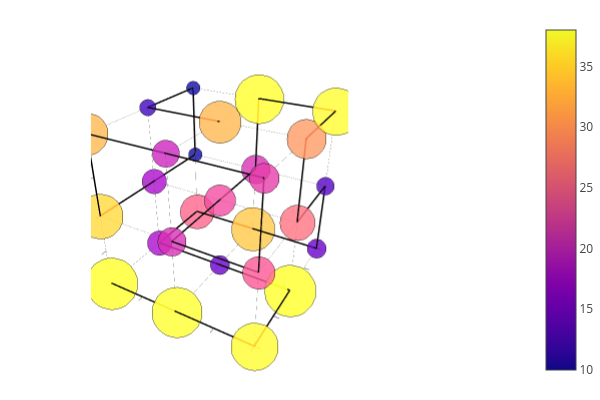

The code cell stored with this chart in its notebook:
### Code cell
plot_cube_with_mutations_on_sphere(x, y, z, lx, ly, lz, PATHS[target_number], n_mutations_per_position)

### Figure 1 — Plotly figure (JSON) as saved in the notebook; plotly's stock layout.template omitted (floating-point values rounded to 4 significant figures; data arrays with more than 128 entries replaced by an {"elided": "..."} marker saying what was removed)
{"data": [{"colorbar": {"len": 0.9803, "title": "", "x": 0.6634, "y": 0.5}, "legendgroup": "", "line": {"color": "rgba(0, 0, 0, 0.500)", "dash": "solid", "shape": "linear", "width": 0.5}, "mode": "lines", "name": "", "scene": "scene", "showlegend": false, "type": "scatter3d", "x": [0, 2], "xaxis": "x", "y": [0, 0], "yaxis": "y", "z": [0, 0], "zaxis": "z", "zmax": 38, "zmin": 10}, {"colorbar": {"len": 0.9803, "title": "", "x": 0.6634, "y": 0.5}, "legendgroup": "", "line": {"color": "rgba(0, 0, 0, 0.500)", "dash": "solid", "shape": "linear", "width": 0.5}, "mode": "lines", "name": "", "scene": "scene", "showlegend": false, "type": "scatter3d", "x": [0, 0], "xaxis": "x", "y": [0, 2], "yaxis": "y", "z": [0, 0], "zaxis": "z", "zmax": 38, "zmin": 10}, {"colorbar": {"len": 0.9803, "title": "", "x": 0.6634, "y": 0.5}, "legendgroup": "", "line": {"color": "rgba(0, 0, 0, 0.500)", "dash": "solid", "shape": "linear", "width": 0.5}, "mode": "lines", "name": "", "scene": "scene", "showlegend": false, "type": "scatter3d", "x": [0, 0], "xaxis": "x", "y": [0, 0], "yaxis": "y", "z": [0, 2], "zaxis": "z", "zmax": 38, "zmin": 10}, {"colorbar": {"len": 0.9803, "title": "", "x": 0.6634, "y": 0.5}, "legendgroup": "", "line": {"color": "rgba(0, 0, 0, 0.500)", "dash": "solid", "shape": "linear", "width": 0.5}, "mode": "lines", "name": "", "scene": "scene", "showlegend": false, "type": "scatter3d", "x": [0, 2], "xaxis": "x", "y": [0, 0], "yaxis": "y", "z": [1, 1], "zaxis": "z", "zmax": 38, "zmin": 10}, {"colorbar": {"len": 0.9803, "title": "", "x": 0.6634, "y": 0.5}, "legendgroup": "", "line": {"color": "rgba(0, 0, 0, 0.500)", "dash": "solid", "shape": "linear", "width": 0.5}, "mode": "lines", "name": "", "scene": "scene", "showlegend": false, "type": "scatter3d", "x": [0, 0], "xaxis": "x", "y": [0, 2], "yaxis": "y", "z": [1, 1], "zaxis": "z", "zmax": 38, "zmin": 10}, {"colorbar": {"len": 0.9803, "title": "", "x": 0.6634, "y": 0.5}, "legendgroup": "", "line": {"color": "rgba(0, 0, 0, 0.500)", "dash": "solid", "shape": "linear", "width": 0.5}, "mode": "lines", "name": "", "scene": "scene", "showlegend": false, "type": "scatter3d", "x": [0, 0], "xaxis": "x", "y": [1, 1], "yaxis": "y", "z": [0, 2], "zaxis": "z", "zmax": 38, "zmin": 10}, {"colorbar": {"len": 0.9803, "title": "", "x": 0.6634, "y": 0.5}, "legendgroup": "", "line": {"color": "rgba(0, 0, 0, 0.500)", "dash": "solid", "shape": "linear", "width": 0.5}, "mode": "lines", "name": "", "scene": "scene", "showlegend": false, "type": "scatter3d", "x": [0, 2], "xaxis": "x", "y": [0, 0], "yaxis": "y", "z": [2, 2], "zaxis": "z", "zmax": 38, "zmin": 10}, {"colorbar": {"len": 0.9803, "title": "", "x": 0.6634, "y": 0.5}, "legendgroup": "", "line": {"color": "rgba(0, 0, 0, 0.500)", "dash": "solid", "shape": "linear", "width": 0.5}, "mode": "lines", "name": "", "scene": "scene", "showlegend": false, "type": "scatter3d", "x": [0, 0], "xaxis": "x", "y": [0, 2], "yaxis": "y", "z": [2, 2], "zaxis": "z", "zmax": 38, "zmin": 10}, {"colorbar": {"len": 0.9803, "title": "", "x": 0.6634, "y": 0.5}, "legendgroup": "", "line": {"color": "rgba(0, 0, 0, 0.500)", "dash": "solid", "shape": "linear", "width": 0.5}, "mode": "lines", "name": "", "scene": "scene", "showlegend": false, "type": "scatter3d", "x": [0, 0], "xaxis": "x", "y": [2, 2], "yaxis": "y", "z": [0, 2], "zaxis": "z", "zmax": 38, "zmin": 10}, {"colorbar": {"len": 0.9803, "title": "", "x": 0.6634, "y": 0.5}, "legendgroup": "", "line": {"color": "rgba(0, 0, 0, 0.500)", "dash": "solid", "shape": "linear", "width": 0.5}, "mode": "lines", "name": "", "scene": "scene", "showlegend": false, "type": "scatter3d", "x": [0, 2], "xaxis": "x", "y": [1, 1], "yaxis": "y", "z": [0, 0], "zaxis": "z", "zmax": 38, "zmin": 10}, {"colorbar": {"len": 0.9803, "title": "", "x": 0.6634, "y": 0.5}, "legendgroup": "", "line": {"color": "rgba(0, 0, 0, 0.500)", "dash": "solid", "shape": "linear", "width": 0.5}, "mode": "lines", "name": "", "scene": "scene", "showlegend": false, "type": "scatter3d", "x": [1, 1], "xaxis": "x", "y": [0, 2], "yaxis": "y", "z": [0, 0], "zaxis": "z", "zmax": 38, "zmin": 10}, {"colorbar": {"len": 0.9803, "title": "", "x": 0.6634, "y": 0.5}, "legendgroup": "", "line": {"color": "rgba(0, 0, 0, 0.500)", "dash": "solid", "shape": "linear", "width": 0.5}, "mode": "lines", "name": "", "scene": "scene", "showlegend": false, "type": "scatter3d", "x": [1, 1], "xaxis": "x", "y": [0, 0], "yaxis": "y", "z": [0, 2], "zaxis": "z", "zmax": 38, "zmin": 10}, {"colorbar": {"len": 0.9803, "title": "", "x": 0.6634, "y": 0.5}, "legendgroup": "", "line": {"color": "rgba(0, 0, 0, 0.500)", "dash": "solid", "shape": "linear", "width": 0.5}, "mode": "lines", "name": "", "scene": "scene", "showlegend": false, "type": "scatter3d", "x": [0, 2], "xaxis": "x", "y": [1, 1], "yaxis": "y", "z": [1, 1], "zaxis": "z", "zmax": 38, "zmin": 10}, {"colorbar": {"len": 0.9803, "title": "", "x": 0.6634, "y": 0.5}, "legendgroup": "", "line": {"color": "rgba(0, 0, 0, 0.500)", "dash": "solid", "shape": "linear", "width": 0.5}, "mode": "lines", "name": "", "scene": "scene", "showlegend": false, "type": "scatter3d", "x": [1, 1], "xaxis": "x", "y": [0, 2], "yaxis": "y", "z": [1, 1], "zaxis": "z", "zmax": 38, "zmin": 10}, {"colorbar": {"len": 0.9803, "title": "", "x": 0.6634, "y": 0.5}, "legendgroup": "", "line": {"color": "rgba(0, 0, 0, 0.500)", "dash": "solid", "shape": "linear", "width": 0.5}, "mode": "lines", "name": "", "scene": "scene", "showlegend": false, "type": "scatter3d", "x": [1, 1], "xaxis": "x", "y": [1, 1], "yaxis": "y", "z": [0, 2], "zaxis": "z", "zmax": 38, "zmin": 10}, {"colorbar": {"len": 0.9803, "title": "", "x": 0.6634, "y": 0.5}, "legendgroup": "", "line": {"color": "rgba(0, 0, 0, 0.500)", "dash": "solid", "shape": "linear", "width": 0.5}, "mode": "lines", "name": "", "scene": "scene", "showlegend": false, "type": "scatter3d", "x": [0, 2], "xaxis": "x", "y": [1, 1], "yaxis": "y", "z": [2, 2], "zaxis": "z", "zmax": 38, "zmin": 10}, {"colorbar": {"len": 0.9803, "title": "", "x": 0.6634, "y": 0.5}, "legendgroup": "", "line": {"color": "rgba(0, 0, 0, 0.500)", "dash": "solid", "shape": "linear", "width": 0.5}, "mode": "lines", "name": "", "scene": "scene", "showlegend": false, "type": "scatter3d", "x": [1, 1], "xaxis": "x", "y": [0, 2], "yaxis": "y", "z": [2, 2], "zaxis": "z", "zmax": 38, "zmin": 10}, {"colorbar": {"len": 0.9803, "title": "", "x": 0.6634, "y": 0.5}, "legendgroup": "", "line": {"color": "rgba(0, 0, 0, 0.500)", "dash": "solid", "shape": "linear", "width": 0.5}, "mode": "lines", "name": "", "scene": "scene", "showlegend": false, "type": "scatter3d", "x": [1, 1], "xaxis": "x", "y": [2, 2], "yaxis": "y", "z": [0, 2], "zaxis": "z", "zmax": 38, "zmin": 10}, {"colorbar": {"len": 0.9803, "title": "", "x": 0.6634, "y": 0.5}, "legendgroup": "", "line": {"color": "rgba(0, 0, 0, 0.500)", "dash": "solid", "shape": "linear", "width": 0.5}, "mode": "lines", "name": "", "scene": "scene", "showlegend": false, "type": "scatter3d", "x": [0, 2], "xaxis": "x", "y": [2, 2], "yaxis": "y", "z": [0, 0], "zaxis": "z", "zmax": 38, "zmin": 10}, {"colorbar": {"len": 0.9803, "title": "", "x": 0.6634, "y": 0.5}, "legendgroup": "", "line": {"color": "rgba(0, 0, 0, 0.500)", "dash": "solid", "shape": "linear", "width": 0.5}, "mode": "lines", "name": "", "scene": "scene", "showlegend": false, "type": "scatter3d", "x": [2, 2], "xaxis": "x", "y": [0, 2], "yaxis": "y", "z": [0, 0], "zaxis": "z", "zmax": 38, "zmin": 10}, {"colorbar": {"len": 0.9803, "title": "", "x": 0.6634, "y": 0.5}, "legendgroup": "", "line": {"color": "rgba(0, 0, 0, 0.500)", "dash": "solid", "shape": "linear", "width": 0.5}, "mode": "lines", "name": "", "scene": "scene", "showlegend": false, "type": "scatter3d", "x": [2, 2], "xaxis": "x", "y": [0, 0], "yaxis": "y", "z": [0, 2], "zaxis": "z", "zmax": 38, "zmin": 10}, {"colorbar": {"len": 0.9803, "title": "", "x": 0.6634, "y": 0.5}, "legendgroup": "", "line": {"color": "rgba(0, 0, 0, 0.500)", "dash": "solid", "shape": "linear", "width": 0.5}, "mode": "lines", "name": "", "scene": "scene", "showlegend": false, "type": "scatter3d", "x": [0, 2], "xaxis": "x", "y": [2, 2], "yaxis": "y", "z": [1, 1], "zaxis": "z", "zmax": 38, "zmin": 10}, {"colorbar": {"len": 0.9803, "title": "", "x": 0.6634, "y": 0.5}, "legendgroup": "", "line": {"color": "rgba(0, 0, 0, 0.500)", "dash": "solid", "shape": "linear", "width": 0.5}, "mode": "lines", "name": "", "scene": "scene", "showlegend": false, "type": "scatter3d", "x": [2, 2], "xaxis": "x", "y": [0, 2], "yaxis": "y", "z": [1, 1], "zaxis": "z", "zmax": 38, "zmin": 10}, {"colorbar": {"len": 0.9803, "title": "", "x": 0.6634, "y": 0.5}, "legendgroup": "", "line": {"color": "rgba(0, 0, 0, 0.500)", "dash": "solid", "shape": "linear", "width": 0.5}, "mode": "lines", "name": "", "scene": "scene", "showlegend": false, "type": "scatter3d", "x": [2, 2], "xaxis": "x", "y": [1, 1], "yaxis": "y", "z": [0, 2], "zaxis": "z", "zmax": 38, "zmin": 10}, {"colorbar": {"len": 0.9803, "title": "", "x": 0.6634, "y": 0.5}, "legendgroup": "", "line": {"color": "rgba(0, 0, 0, 0.500)", "dash": "solid", "shape": "linear", "width": 0.5}, "mode": "lines", "name": "", "scene": "scene", "showlegend": false, "type": "scatter3d", "x": [0, 2], "xaxis": "x", "y": [2, 2], "yaxis": "y", "z": [2, 2], "zaxis": "z", "zmax": 38, "zmin": 10}, {"colorbar": {"len": 0.9803, "title": "", "x": 0.6634, "y": 0.5}, "legendgroup": "", "line": {"color": "rgba(0, 0, 0, 0.500)", "dash": "solid", "shape": "linear", "width": 0.5}, "mode": "lines", "name": "", "scene": "scene", "showlegend": false, "type": "scatter3d", "x": [2, 2], "xaxis": "x", "y": [0, 2], "yaxis": "y", "z": [2, 2], "zaxis": "z", "zmax": 38, "zmin": 10}, {"colorbar": {"len": 0.9803, "title": "", "x": 0.6634, "y": 0.5}, "legendgroup": "", "line": {"color": "rgba(0, 0, 0, 0.500)", "dash": "solid", "shape": "linear", "width": 0.5}, "mode": "lines", "name": "", "scene": "scene", "showlegend": false, "type": "scatter3d", "x": [2, 2], "xaxis": "x", "y": [2, 2], "yaxis": "y", "z": [0, 2], "zaxis": "z", "zmax": 38, "zmin": 10}, {"colorbar": {"len": 0.9803, "title": "", "x": 0.6634, "y": 0.5}, "legendgroup": "", "line": {"color": "rgba(0, 0, 0, 1.000)", "dash": "solid", "shape": "linear", "width": 3}, "mode": "lines", "name": "", "scene": "scene", "showlegend": false, "type": "scatter3d", "x": [0, 1], "xaxis": "x", "y": [0, 0], "yaxis": "y", "z": [0, 0], "zaxis": "z", "zmax": 38, "zmin": 10}, {"colorbar": {"len": 0.9803, "title": "", "x": 0.6634, "y": 0.5}, "legendgroup": "", "line": {"color": "rgba(0, 0, 0, 1.000)", "dash": "solid", "shape": "linear", "width": 3}, "mode": "lines", "name": "", "scene": "scene", "showlegend": false, "type": "scatter3d", "x": [1, 2], "xaxis": "x", "y": [0, 0], "yaxis": "y", "z": [0, 0], "zaxis": "z", "zmax": 38, "zmin": 10}, {"colorbar": {"len": 0.9803, "title": "", "x": 0.6634, "y": 0.5}, "legendgroup": "", "line": {"color": "rgba(0, 0, 0, 1.000)", "dash": "solid", "shape": "linear", "width": 3}, "mode": "lines", "name": "", "scene": "scene", "showlegend": false, "type": "scatter3d", "x": [2, 2], "xaxis": "x", "y": [0, 1], "yaxis": "y", "z": [0, 0], "zaxis": "z", "zmax": 38, "zmin": 10}, {"colorbar": {"len": 0.9803, "title": "", "x": 0.6634, "y": 0.5}, "legendgroup": "", "line": {"color": "rgba(0, 0, 0, 1.000)", "dash": "solid", "shape": "linear", "width": 3}, "mode": "lines", "name": "", "scene": "scene", "showlegend": false, "type": "scatter3d", "x": [2, 1], "xaxis": "x", "y": [1, 1], "yaxis": "y", "z": [0, 0], "zaxis": "z", "zmax": 38, "zmin": 10}, {"colorbar": {"len": 0.9803, "title": "", "x": 0.6634, "y": 0.5}, "legendgroup": "", "line": {"color": "rgba(0, 0, 0, 1.000)", "dash": "solid", "shape": "linear", "width": 3}, "mode": "lines", "name": "", "scene": "scene", "showlegend": false, "type": "scatter3d", "x": [1, 0], "xaxis": "x", "y": [1, 1], "yaxis": "y", "z": [0, 0], "zaxis": "z", "zmax": 38, "zmin": 10}, {"colorbar": {"len": 0.9803, "title": "", "x": 0.6634, "y": 0.5}, "legendgroup": "", "line": {"color": "rgba(0, 0, 0, 1.000)", "dash": "solid", "shape": "linear", "width": 3}, "mode": "lines", "name": "", "scene": "scene", "showlegend": false, "type": "scatter3d", "x": [0, 0], "xaxis": "x", "y": [1, 2], "yaxis": "y", "z": [0, 0], "zaxis": "z", "zmax": 38, "zmin": 10}, {"colorbar": {"len": 0.9803, "title": "", "x": 0.6634, "y": 0.5}, "legendgroup": "", "line": {"color": "rgba(0, 0, 0, 1.000)", "dash": "solid", "shape": "linear", "width": 3}, "mode": "lines", "name": "", "scene": "scene", "showlegend": false, "type": "scatter3d", "x": [0, 1], "xaxis": "x", "y": [2, 2], "yaxis": "y", "z": [0, 0], "zaxis": "z", "zmax": 38, "zmin": 10}, {"colorbar": {"len": 0.9803, "title": "", "x": 0.6634, "y": 0.5}, "legendgroup": "", "line": {"color": "rgba(0, 0, 0, 1.000)", "dash": "solid", "shape": "linear", "width": 3}, "mode": "lines", "name": "", "scene": "scene", "showlegend": false, "type": "scatter3d", "x": [1, 2], "xaxis": "x", "y": [2, 2], "yaxis": "y", "z": [0, 0], "zaxis": "z", "zmax": 38, "zmin": 10}, {"colorbar": {"len": 0.9803, "title": "", "x": 0.6634, "y": 0.5}, "legendgroup": "", "line": {"color": "rgba(0, 0, 0, 1.000)", "dash": "solid", "shape": "linear", "width": 3}, "mode": "lines", "name": "", "scene": "scene", "showlegend": false, "type": "scatter3d", "x": [2, 2], "xaxis": "x", "y": [2, 2], "yaxis": "y", "z": [0, 1], "zaxis": "z", "zmax": 38, "zmin": 10}, {"colorbar": {"len": 0.9803, "title": "", "x": 0.6634, "y": 0.5}, "legendgroup": "", "line": {"color": "rgba(0, 0, 0, 1.000)", "dash": "solid", "shape": "linear", "width": 3}, "mode": "lines", "name": "", "scene": "scene", "showlegend": false, "type": "scatter3d", "x": [2, 2], "xaxis": "x", "y": [2, 1], "yaxis": "y", "z": [1, 1], "zaxis": "z", "zmax": 38, "zmin": 10}, {"colorbar": {"len": 0.9803, "title": "", "x": 0.6634, "y": 0.5}, "legendgroup": "", "line": {"color": "rgba(0, 0, 0, 1.000)", "dash": "solid", "shape": "linear", "width": 3}, "mode": "lines", "name": "", "scene": "scene", "showlegend": false, "type": "scatter3d", "x": [2, 2], "xaxis": "x", "y": [1, 1], "yaxis": "y", "z": [1, 2], "zaxis": "z", "zmax": 38, "zmin": 10}, {"colorbar": {"len": 0.9803, "title": "", "x": 0.6634, "y": 0.5}, "legendgroup": "", "line": {"color": "rgba(0, 0, 0, 1.000)", "dash": "solid", "shape": "linear", "width": 3}, "mode": "lines", "name": "", "scene": "scene", "showlegend": false, "type": "scatter3d", "x": [2, 2], "xaxis": "x", "y": [1, 2], "yaxis": "y", "z": [2, 2], "zaxis": "z", "zmax": 38, "zmin": 10}, {"colorbar": {"len": 0.9803, "title": "", "x": 0.6634, "y": 0.5}, "legendgroup": "", "line": {"color": "rgba(0, 0, 0, 1.000)", "dash": "solid", "shape": "linear", "width": 3}, "mode": "lines", "name": "", "scene": "scene", "showlegend": false, "type": "scatter3d", "x": [2, 1], "xaxis": "x", "y": [2, 2], "yaxis": "y", "z": [2, 2], "zaxis": "z", "zmax": 38, "zmin": 10}, {"colorbar": {"len": 0.9803, "title": "", "x": 0.6634, "y": 0.5}, "legendgroup": "", "line": {"color": "rgba(0, 0, 0, 1.000)", "dash": "solid", "shape": "linear", "width": 3}, "mode": "lines", "name": "", "scene": "scene", "showlegend": false, "type": "scatter3d", "x": [1, 1], "xaxis": "x", "y": [2, 2], "yaxis": "y", "z": [2, 1], "zaxis": "z", "zmax": 38, "zmin": 10}, {"colorbar": {"len": 0.9803, "title": "", "x": 0.6634, "y": 0.5}, "legendgroup": "", "line": {"color": "rgba(0, 0, 0, 1.000)", "dash": "solid", "shape": "linear", "width": 3}, "mode": "lines", "name": "", "scene": "scene", "showlegend": false, "type": "scatter3d", "x": [1, 1], "xaxis": "x", "y": [2, 1], "yaxis": "y", "z": [1, 1], "zaxis": "z", "zmax": 38, "zmin": 10}, {"colorbar": {"len": 0.9803, "title": "", "x": 0.6634, "y": 0.5}, "legendgroup": "", "line": {"color": "rgba(0, 0, 0, 1.000)", "dash": "solid", "shape": "linear", "width": 3}, "mode": "lines", "name": "", "scene": "scene", "showlegend": false, "type": "scatter3d", "x": [1, 1], "xaxis": "x", "y": [1, 0], "yaxis": "y", "z": [1, 1], "zaxis": "z", "zmax": 38, "zmin": 10}, {"colorbar": {"len": 0.9803, "title": "", "x": 0.6634, "y": 0.5}, "legendgroup": "", "line": {"color": "rgba(0, 0, 0, 1.000)", "dash": "solid", "shape": "linear", "width": 3}, "mode": "lines", "name": "", "scene": "scene", "showlegend": false, "type": "scatter3d", "x": [1, 2], "xaxis": "x", "y": [0, 0], "yaxis": "y", "z": [1, 1], "zaxis": "z", "zmax": 38, "zmin": 10}, {"colorbar": {"len": 0.9803, "title": "", "x": 0.6634, "y": 0.5}, "legendgroup": "", "line": {"color": "rgba(0, 0, 0, 1.000)", "dash": "solid", "shape": "linear", "width": 3}, "mode": "lines", "name": "", "scene": "scene", "showlegend": false, "type": "scatter3d", "x": [2, 2], "xaxis": "x", "y": [0, 0], "yaxis": "y", "z": [1, 2], "zaxis": "z", "zmax": 38, "zmin": 10}, {"colorbar": {"len": 0.9803, "title": "", "x": 0.6634, "y": 0.5}, "legendgroup": "", "line": {"color": "rgba(0, 0, 0, 1.000)", "dash": "solid", "shape": "linear", "width": 3}, "mode": "lines", "name": "", "scene": "scene", "showlegend": false, "type": "scatter3d", "x": [2, 1], "xaxis": "x", "y": [0, 0], "yaxis": "y", "z": [2, 2], "zaxis": "z", "zmax": 38, "zmin": 10}, {"colorbar": {"len": 0.9803, "title": "", "x": 0.6634, "y": 0.5}, "legendgroup": "", "line": {"color": "rgba(0, 0, 0, 1.000)", "dash": "solid", "shape": "linear", "width": 3}, "mode": "lines", "name": "", "scene": "scene", "showlegend": false, "type": "scatter3d", "x": [1, 0], "xaxis": "x", "y": [0, 0], "yaxis": "y", "z": [2, 2], "zaxis": "z", "zmax": 38, "zmin": 10}, {"colorbar": {"len": 0.9803, "title": "", "x": 0.6634, "y": 0.5}, "legendgroup": "", "line": {"color": "rgba(0, 0, 0, 1.000)", "dash": "solid", "shape": "linear", "width": 3}, "mode": "lines", "name": "", "scene": "scene", "showlegend": false, "type": "scatter3d", "x": [0, 0], "xaxis": "x", "y": [0, 0], "yaxis": "y", "z": [2, 1], "zaxis": "z", "zmax": 38, "zmin": 10}, {"colorbar": {"len": 0.9803, "title": "", "x": 0.6634, "y": 0.5}, "legendgroup": "", "line": {"color": "rgba(0, 0, 0, 1.000)", "dash": "solid", "shape": "linear", "width": 3}, "mode": "lines", "name": "", "scene": "scene", "showlegend": false, "type": "scatter3d", "x": [0, 0], "xaxis": "x", "y": [0, 1], "yaxis": "y", "z": [1, 1], "zaxis": "z", "zmax": 38, "zmin": 10}, {"colorbar": {"len": 0.9803, "title": "", "x": 0.6634, "y": 0.5}, "legendgroup": "", "line": {"color": "rgba(0, 0, 0, 1.000)", "dash": "solid", "shape": "linear", "width": 3}, "mode": "lines", "name": "", "scene": "scene", "showlegend": false, "type": "scatter3d", "x": [0, 0], "xaxis": "x", "y": [1, 2], "yaxis": "y", "z": [1, 1], "zaxis": "z", "zmax": 38, "zmin": 10}, {"colorbar": {"len": 0.9803, "title": "", "x": 0.6634, "y": 0.5}, "legendgroup": "", "line": {"color": "rgba(0, 0, 0, 1.000)", "dash": "solid", "shape": "linear", "width": 3}, "mode": "lines", "name": "", "scene": "scene", "showlegend": false, "type": "scatter3d", "x": [0, 0], "xaxis": "x", "y": [2, 2], "yaxis": "y", "z": [1, 2], "zaxis": "z", "zmax": 38, "zmin": 10}, {"colorbar": {"len": 0.9803, "title": "", "x": 0.6634, "y": 0.5}, "legendgroup": "", "line": {"color": "rgba(0, 0, 0, 1.000)", "dash": "solid", "shape": "linear", "width": 3}, "mode": "lines", "name": "", "scene": "scene", "showlegend": false, "type": "scatter3d", "x": [0, 0], "xaxis": "x", "y": [2, 1], "yaxis": "y", "z": [2, 2], "zaxis": "z", "zmax": 38, "zmin": 10}, {"colorbar": {"len": 0.9803, "title": "", "x": 0.6634, "y": 0.5}, "legendgroup": "", "line": {"color": "rgba(0, 0, 0, 1.000)", "dash": "solid", "shape": "linear", "width": 3}, "mode": "lines", "name": "", "scene": "scene", "showlegend": false, "type": "scatter3d", "x": [0, 1], "xaxis": "x", "y": [1, 1], "yaxis": "y", "z": [2, 2], "zaxis": "z", "zmax": 38, "zmin": 10}, {"colorbar": {"len": 0.9803, "title": "", "x": 0.6634, "y": 0.5}, "hoverinfo": "text", "legendgroup": "", "marker": {"color": "rgba(240, 249, 33, 0.800)", "line": {"color": "rgba(0, 0, 0, 0.800)", "width": 0.5}, "size": 30, "symbol": "circle"}, "mode": "markers", "name": "", "scene": "scene", "showlegend": false, "text": [15], "type": "scatter3d", "x": [0], "xaxis": "x", "y": [0], "yaxis": "y", "z": [0], "zaxis": "z", "zmax": 38, "zmin": 10}, {"colorbar": {"len": 0.9803, "title": "", "x": 0.6634, "y": 0.5}, "hoverinfo": "text", "legendgroup": "", "marker": {"color": "rgba(245, 233, 38, 0.800)", "line": {"color": "rgba(0, 0, 0, 0.800)", "width": 0.5}, "size": 29.21, "symbol": "circle"}, "mode": "markers", "name": "", "scene": "scene", "showlegend": false, "text": [14.61], "type": "scatter3d", "x": [1], "xaxis": "x", "y": [0], "yaxis": "y", "z": [0], "zaxis": "z", "zmax": 38, "zmin": 10}, {"colorbar": {"len": 0.9803, "title": "", "x": 0.6634, "y": 0.5}, "hoverinfo": "text", "legendgroup": "", "marker": {"color": "rgba(253, 203, 38, 0.800)", "line": {"color": "rgba(0, 0, 0, 0.800)", "width": 0.5}, "size": 27.63, "symbol": "circle"}, "mode": "markers", "name": "", "scene": "scene", "showlegend": false, "text": [13.82], "type": "scatter3d", "x": [2], "xaxis": "x", "y": [0], "yaxis": "y", "z": [0], "zaxis": "z", "zmax": 38, "zmin": 10}, {"colorbar": {"len": 0.9803, "title": "", "x": 0.6634, "y": 0.5}, "hoverinfo": "text", "legendgroup": "", "marker": {"color": "rgba(139, 10, 165, 0.800)", "line": {"color": "rgba(0, 0, 0, 0.800)", "width": 0.5}, "size": 14.21, "symbol": "circle"}, "mode": "markers", "name": "", "scene": "scene", "showlegend": false, "text": [7.105], "type": "scatter3d", "x": [0], "xaxis": "x", "y": [1], "yaxis": "y", "z": [0], "zaxis": "z", "zmax": 38, "zmin": 10}, {"colorbar": {"len": 0.9803, "title": "", "x": 0.6634, "y": 0.5}, "hoverinfo": "text", "legendgroup": "", "marker": {"color": "rgba(84, 2, 163, 0.800)", "line": {"color": "rgba(0, 0, 0, 0.800)", "width": 0.5}, "size": 11.05, "symbol": "circle"}, "mode": "markers", "name": "", "scene": "scene", "showlegend": false, "text": [5.526], "type": "scatter3d", "x": [1], "xaxis": "x", "y": [1], "yaxis": "y", "z": [0], "zaxis": "z", "zmax": 38, "zmin": 10}, {"colorbar": {"len": 0.9803, "title": "", "x": 0.6634, "y": 0.5}, "hoverinfo": "text", "legendgroup": "", "marker": {"color": "rgba(240, 249, 33, 0.800)", "line": {"color": "rgba(0, 0, 0, 0.800)", "width": 0.5}, "size": 30, "symbol": "circle"}, "mode": "markers", "name": "", "scene": "scene", "showlegend": false, "text": [15], "type": "scatter3d", "x": [2], "xaxis": "x", "y": [1], "yaxis": "y", "z": [0], "zaxis": "z", "zmax": 38, "zmin": 10}, {"colorbar": {"len": 0.9803, "title": "", "x": 0.6634, "y": 0.5}, "hoverinfo": "text", "legendgroup": "", "marker": {"color": "rgba(211, 81, 112, 0.800)", "line": {"color": "rgba(0, 0, 0, 0.800)", "width": 0.5}, "size": 19.74, "symbol": "circle"}, "mode": "markers", "name": "", "scene": "scene", "showlegend": false, "text": [9.868], "type": "scatter3d", "x": [0], "xaxis": "x", "y": [2], "yaxis": "y", "z": [0], "zaxis": "z", "zmax": 38, "zmin": 10}, {"colorbar": {"len": 0.9803, "title": "", "x": 0.6634, "y": 0.5}, "hoverinfo": "text", "legendgroup": "", "marker": {"color": "rgba(251, 161, 57, 0.800)", "line": {"color": "rgba(0, 0, 0, 0.800)", "width": 0.5}, "size": 25.26, "symbol": "circle"}, "mode": "markers", "name": "", "scene": "scene", "showlegend": false, "text": [12.63], "type": "scatter3d", "x": [1], "xaxis": "x", "y": [2], "yaxis": "y", "z": [0], "zaxis": "z", "zmax": 38, "zmin": 10}, {"colorbar": {"len": 0.9803, "title": "", "x": 0.6634, "y": 0.5}, "hoverinfo": "text", "legendgroup": "", "marker": {"color": "rgba(84, 2, 163, 0.800)", "line": {"color": "rgba(0, 0, 0, 0.800)", "width": 0.5}, "size": 11.05, "symbol": "circle"}, "mode": "markers", "name": "", "scene": "scene", "showlegend": false, "text": [5.526], "type": "scatter3d", "x": [2], "xaxis": "x", "y": [2], "yaxis": "y", "z": [0], "zaxis": "z", "zmax": 38, "zmin": 10}, {"colorbar": {"len": 0.9803, "title": "", "x": 0.6634, "y": 0.5}, "hoverinfo": "text", "legendgroup": "", "marker": {"color": "rgba(253, 174, 49, 0.800)", "line": {"color": "rgba(0, 0, 0, 0.800)", "width": 0.5}, "size": 26.05, "symbol": "circle"}, "mode": "markers", "name": "", "scene": "scene", "showlegend": false, "text": [13.03], "type": "scatter3d", "x": [0], "xaxis": "x", "y": [0], "yaxis": "y", "z": [1], "zaxis": "z", "zmax": 38, "zmin": 10}, {"colorbar": {"len": 0.9803, "title": "", "x": 0.6634, "y": 0.5}, "hoverinfo": "text", "legendgroup": "", "marker": {"color": "rgba(175, 40, 146, 0.800)", "line": {"color": "rgba(0, 0, 0, 0.800)", "width": 0.5}, "size": 16.58, "symbol": "circle"}, "mode": "markers", "name": "", "scene": "scene", "showlegend": false, "text": [8.289], "type": "scatter3d", "x": [1], "xaxis": "x", "y": [0], "yaxis": "y", "z": [1], "zaxis": "z", "zmax": 38, "zmin": 10}, {"colorbar": {"len": 0.9803, "title": "", "x": 0.6634, "y": 0.5}, "hoverinfo": "text", "legendgroup": "", "marker": {"color": "rgba(203, 71, 120, 0.800)", "line": {"color": "rgba(0, 0, 0, 0.800)", "width": 0.5}, "size": 18.95, "symbol": "circle"}, "mode": "markers", "name": "", "scene": "scene", "showlegend": false, "text": [9.474], "type": "scatter3d", "x": [2], "xaxis": "x", "y": [0], "yaxis": "y", "z": [1], "zaxis": "z", "zmax": 38, "zmin": 10}, {"colorbar": {"len": 0.9803, "title": "", "x": 0.6634, "y": 0.5}, "hoverinfo": "text", "legendgroup": "", "marker": {"color": "rgba(139, 10, 165, 0.800)", "line": {"color": "rgba(0, 0, 0, 0.800)", "width": 0.5}, "size": 14.21, "symbol": "circle"}, "mode": "markers", "name": "", "scene": "scene", "showlegend": false, "text": [7.105], "type": "scatter3d", "x": [0], "xaxis": "x", "y": [1], "yaxis": "y", "z": [1], "zaxis": "z", "zmax": 38, "zmin": 10}, {"colorbar": {"len": 0.9803, "title": "", "x": 0.6634, "y": 0.5}, "hoverinfo": "text", "legendgroup": "", "marker": {"color": "rgba(194, 61, 129, 0.800)", "line": {"color": "rgba(0, 0, 0, 0.800)", "width": 0.5}, "size": 18.16, "symbol": "circle"}, "mode": "markers", "name": "", "scene": "scene", "showlegend": false, "text": [9.079], "type": "scatter3d", "x": [1], "xaxis": "x", "y": [1], "yaxis": "y", "z": [1], "zaxis": "z", "zmax": 38, "zmin": 10}, {"colorbar": {"len": 0.9803, "title": "", "x": 0.6634, "y": 0.5}, "hoverinfo": "text", "legendgroup": "", "marker": {"color": "rgba(219, 92, 104, 0.800)", "line": {"color": "rgba(0, 0, 0, 0.800)", "width": 0.5}, "size": 20.53, "symbol": "circle"}, "mode": "markers", "name": "", "scene": "scene", "showlegend": false, "text": [10.26], "type": "scatter3d", "x": [2], "xaxis": "x", "y": [1], "yaxis": "y", "z": [1], "zaxis": "z", "zmax": 38, "zmin": 10}, {"colorbar": {"len": 0.9803, "title": "", "x": 0.6634, "y": 0.5}, "hoverinfo": "text", "legendgroup": "", "marker": {"color": "rgba(13, 8, 135, 0.800)", "line": {"color": "rgba(0, 0, 0, 0.800)", "width": 0.5}, "size": 7.895, "symbol": "circle"}, "mode": "markers", "name": "", "scene": "scene", "showlegend": false, "text": [3.947], "type": "scatter3d", "x": [0], "xaxis": "x", "y": [2], "yaxis": "y", "z": [1], "zaxis": "z", "zmax": 38, "zmin": 10}, {"colorbar": {"len": 0.9803, "title": "", "x": 0.6634, "y": 0.5}, "hoverinfo": "text", "legendgroup": "", "marker": {"color": "rgba(175, 40, 146, 0.800)", "line": {"color": "rgba(0, 0, 0, 0.800)", "width": 0.5}, "size": 16.58, "symbol": "circle"}, "mode": "markers", "name": "", "scene": "scene", "showlegend": false, "text": [8.289], "type": "scatter3d", "x": [1], "xaxis": "x", "y": [2], "yaxis": "y", "z": [1], "zaxis": "z", "zmax": 38, "zmin": 10}, {"colorbar": {"len": 0.9803, "title": "", "x": 0.6634, "y": 0.5}, "hoverinfo": "text", "legendgroup": "", "marker": {"color": "rgba(69, 3, 158, 0.800)", "line": {"color": "rgba(0, 0, 0, 0.800)", "width": 0.5}, "size": 10.26, "symbol": "circle"}, "mode": "markers", "name": "", "scene": "scene", "showlegend": false, "text": [5.132], "type": "scatter3d", "x": [2], "xaxis": "x", "y": [2], "yaxis": "y", "z": [1], "zaxis": "z", "zmax": 38, "zmin": 10}, {"colorbar": {"len": 0.9803, "title": "", "x": 0.6634, "y": 0.5}, "hoverinfo": "text", "legendgroup": "", "marker": {"color": "rgba(248, 148, 65, 0.800)", "line": {"color": "rgba(0, 0, 0, 0.800)", "width": 0.5}, "size": 24.47, "symbol": "circle"}, "mode": "markers", "name": "", "scene": "scene", "showlegend": false, "text": [12.24], "type": "scatter3d", "x": [0], "xaxis": "x", "y": [0], "yaxis": "y", "z": [2], "zaxis": "z", "zmax": 38, "zmin": 10}, {"colorbar": {"len": 0.9803, "title": "", "x": 0.6634, "y": 0.5}, "hoverinfo": "text", "legendgroup": "", "marker": {"color": "rgba(164, 30, 153, 0.800)", "line": {"color": "rgba(0, 0, 0, 0.800)", "width": 0.5}, "size": 15.79, "symbol": "circle"}, "mode": "markers", "name": "", "scene": "scene", "showlegend": false, "text": [7.895], "type": "scatter3d", "x": [1], "xaxis": "x", "y": [0], "yaxis": "y", "z": [2], "zaxis": "z", "zmax": 38, "zmin": 10}, {"colorbar": {"len": 0.9803, "title": "", "x": 0.6634, "y": 0.5}, "hoverinfo": "text", "legendgroup": "", "marker": {"color": "rgba(185, 50, 137, 0.800)", "line": {"color": "rgba(0, 0, 0, 0.800)", "width": 0.5}, "size": 17.37, "symbol": "circle"}, "mode": "markers", "name": "", "scene": "scene", "showlegend": false, "text": [8.684], "type": "scatter3d", "x": [2], "xaxis": "x", "y": [0], "yaxis": "y", "z": [2], "zaxis": "z", "zmax": 38, "zmin": 10}, {"colorbar": {"len": 0.9803, "title": "", "x": 0.6634, "y": 0.5}, "hoverinfo": "text", "legendgroup": "", "marker": {"color": "rgba(53, 4, 152, 0.800)", "line": {"color": "rgba(0, 0, 0, 0.800)", "width": 0.5}, "size": 9.474, "symbol": "circle"}, "mode": "markers", "name": "", "scene": "scene", "showlegend": false, "text": [4.737], "type": "scatter3d", "x": [0], "xaxis": "x", "y": [1], "yaxis": "y", "z": [2], "zaxis": "z", "zmax": 38, "zmin": 10}, {"colorbar": {"len": 0.9803, "title": "", "x": 0.6634, "y": 0.5}, "hoverinfo": "text", "legendgroup": "", "marker": {"color": "rgba(248, 148, 65, 0.800)", "line": {"color": "rgba(0, 0, 0, 0.800)", "width": 0.5}, "size": 24.47, "symbol": "circle"}, "mode": "markers", "name": "", "scene": "scene", "showlegend": false, "text": [12.24], "type": "scatter3d", "x": [1], "xaxis": "x", "y": [1], "yaxis": "y", "z": [2], "zaxis": "z", "zmax": 38, "zmin": 10}, {"colorbar": {"len": 0.9803, "title": "", "x": 0.6634, "y": 0.5}, "hoverinfo": "text", "legendgroup": "", "marker": {"color": "rgba(239, 124, 81, 0.800)", "line": {"color": "rgba(0, 0, 0, 0.800)", "width": 0.5}, "size": 22.89, "symbol": "circle"}, "mode": "markers", "name": "", "scene": "scene", "showlegend": false, "text": [11.45], "type": "scatter3d", "x": [2], "xaxis": "x", "y": [1], "yaxis": "y", "z": [2], "zaxis": "z", "zmax": 38, "zmin": 10}, {"colorbar": {"len": 0.9803, "title": "", "x": 0.6634, "y": 0.5}, "hoverinfo": "text", "legendgroup": "", "marker": {"color": "rgba(13, 8, 135, 0.800)", "line": {"color": "rgba(0, 0, 0, 0.800)", "width": 0.5}, "size": 7.895, "symbol": "circle"}, "mode": "markers", "name": "", "scene": "scene", "showlegend": false, "text": [3.947], "type": "scatter3d", "x": [0], "xaxis": "x", "y": [2], "yaxis": "y", "z": [2], "zaxis": "z", "zmax": 38, "zmin": 10}, {"colorbar": {"len": 0.9803, "title": "", "x": 0.6634, "y": 0.5}, "hoverinfo": "text", "legendgroup": "", "marker": {"color": "rgba(250, 218, 36, 0.800)", "line": {"color": "rgba(0, 0, 0, 0.800)", "width": 0.5}, "size": 28.42, "symbol": "circle"}, "mode": "markers", "name": "", "scene": "scene", "showlegend": false, "text": [14.21], "type": "scatter3d", "x": [1], "xaxis": "x", "y": [2], "yaxis": "y", "z": [2], "zaxis": "z", "zmax": 38, "zmin": 10}, {"colorbar": {"len": 0.9803, "title": "", "x": 0.6634, "y": 0.5}, "hoverinfo": "text", "legendgroup": "", "marker": {"color": "rgba(253, 203, 38, 0.800)", "line": {"color": "rgba(0, 0, 0, 0.800)", "width": 0.5}, "size": 27.63, "symbol": "circle"}, "mode": "markers", "name": "", "scene": "scene", "showlegend": false, "text": [13.82], "type": "scatter3d", "x": [2], "xaxis": "x", "y": [2], "yaxis": "y", "z": [2], "zaxis": "z", "zmax": 38, "zmin": 10}, {"colorbar": {"len": 0.9803, "title": "", "x": 0.6634, "y": 0.5}, "hoverinfo": "none", "marker": {"cmax": 38, "cmin": 10, "color": [0.5], "colorscale": {"elided": "256x2 mixed values"}, "opacity": 1e-10, "showscale": true, "size": 1e-10}, "mode": "markers", "name": "", "scene": "scene", "showlegend": false, "type": "scatter3d", "x": [0], "xaxis": "x", "y": [0], "yaxis": "y", "z": [0], "zaxis": "z", "zmax": 38, "zmin": 10}], "layout": {"annotations": [], "height": 400, "legend": {"bgcolor": "rgba(255, 255, 255, 1.000)", "bordercolor": "rgba(0, 0, 0, 1.000)", "borderwidth": 1, "font": {"color": "rgba(0, 0, 0, 1.000)", "family": "sans-serif", "size": 11}, "title": {"font": {"color": "rgba(0, 0, 0, 1.000)", "family": "sans-serif", "size": 15}, "text": ""}, "tracegroupgap": 0, "traceorder": "normal", "x": 1, "xanchor": "auto", "y": 1, "yanchor": "auto"}, "margin": {"b": 20, "l": 0, "r": 0, "t": 20}, "paper_bgcolor": "rgba(255, 255, 255, 1.000)", "plot_bgcolor": "rgba(255, 255, 255, 1.000)", "scene": {"camera": {"eye": {"x": 1.126, "y": -1.95, "z": 1.3}, "projection": "orthographic"}, "domain": {"x": [0.1732, 0.6634], "y": [0.009843, 0.9902]}, "xaxis": {"gridcolor": "rgba(0, 0, 0, 0.100)", "gridwidth": 0.5, "linecolor": "rgba(0, 0, 0, 1.000)", "mirror": false, "range": [0, 2], "showgrid": false, "showline": false, "showticklabels": false, "tickangle": 0, "ticks": "inside", "title": "", "type": "-", "visible": true, "zeroline": false, "zerolinecolor": "rgba(0, 0, 0, 1.000)"}, "yaxis": {"gridcolor": "rgba(0, 0, 0, 0.100)", "gridwidth": 0.5, "linecolor": "rgba(0, 0, 0, 1.000)", "mirror": false, "range": [0, 2], "showgrid": false, "showline": false, "showticklabels": false, "tickangle": 0, "ticks": "inside", "title": "", "type": "-", "visible": true, "zeroline": false, "zerolinecolor": "rgba(0, 0, 0, 1.000)"}, "zaxis": {"gridcolor": "rgba(0, 0, 0, 0.100)", "gridwidth": 0.5, "linecolor": "rgba(0, 0, 0, 1.000)", "mirror": false, "range": [0, 2], "showgrid": false, "showline": false, "showticklabels": false, "tickangle": 0, "ticks": "inside", "title": "", "type": "-", "visible": true, "zeroline": false, "zerolinecolor": "rgba(0, 0, 0, 1.000)"}}, "showlegend": true, "width": 600}}
